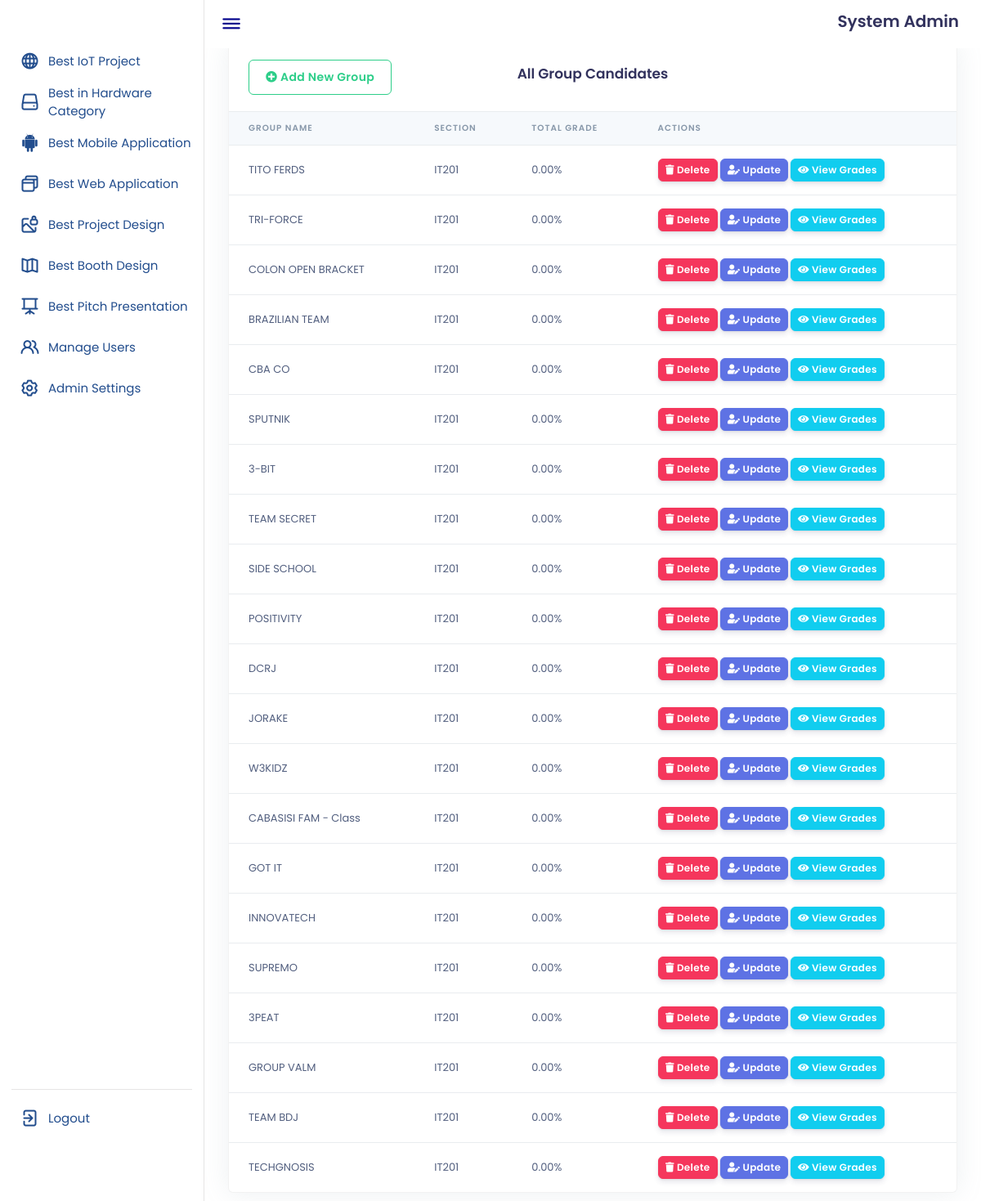
Screenshot of /admin.php (signed in) with the database file from the repository.
### tables this page shows
CREATE TABLE `user` (
  `id` int(11) NOT NULL,
  `username` varchar(20) NOT NULL,
  `firstname` varchar(20) NOT NULL,
  `lastname` varchar(20) NOT NULL,
  `password` varchar(11) NOT NULL,
  `type` varchar(11) NOT NULL
);

CREATE TABLE `groups` (
  `group_id` int(11) NOT NULL,
  `group_name` varchar(20) NOT NULL,
  `section` varchar(11) NOT NULL
);

### admin.php (the view, shortened to what this page needs)
<?php
$conn = OpenCon();
if(isset($_SESSION['username'])&& isset($_SESSION['password'])){
?>
<!DOCTYPE html>
<html lang="en">
<head>
    <link rel="stylesheet" href="css/admin.css">
    <link rel="stylesheet" href="https://unicons.iconscout.com/release/v4.0.0/css/line.css">
    <link href="assets/vendor/@fortawesome/fontawesome-free/css/all.min.css" rel="stylesheet">
    <link type="text/css" href="assets/css/argon.css?v=1.0.0" rel="stylesheet">
</head>
<body>
    <?php require('navbar.php');?>
    <section class="dashboard">
        <div class="top">
            <i class="uil uil-bars sidebar-toggle"></i>
            <div class="module__wrapper__form__content__title">
                                    <?php  $admin_id = $_SESSION['id'];
                                    $ret = "SELECT * FROM  user WHERE id = '$admin_id'";
                                    $stmt = $conn->prepare($ret);
                                    $stmt->execute();
                                    $res = $stmt->get_result();
                                    while ($aa = $res->fetch_object()) {
                                    ?>
                        <h2><?php echo $aa->firstname ?> <?php echo $aa->lastname ?></h2>
                        <?php } ?>
                    </div>
        </div>
        <div class = "margin">
        <div class="container-fluid mt--7">
            <div class="row mt-5">
                <div class="col-xl-12 mb-5 mb-xl-0">
                    <div class="card shadow">
                        <div class="card-header border-0">
                            <div class="row align-items-center">
                                    <div class="col">
                                    <a href = " " data-toggle="modal" data-target="#aModal" class="btn btn-outline-success ">
                                      <i class="fas fa-plus-circle"></i>
                                        Add New Group
                                    </a>
                                    </div>
                                    <div class = "col">
                                    <h3 style = "text-align:center;">All Group Candidates</h3>
                                    </div>
                                    <div class="col text-right">
                                    </div>
                            </div>
                        </div>
            <div class="table-responsive">
                            <table class="table align-items-center table-flush">
                                <thead class="thead-light">
                                    <tr>
                                        <th scope="col">Group Name</th>
                                        <th scope="col">Section</th>
                                        <th scope="col">Total Grade</th>
                                        <th scope="col">Actions</th>
                                    </tr>
                                </thead>
                                <tbody>
                                <?php $ret = "SELECT *
FROM groups
LEFT JOIN grades ON groups.group_id = grades.group_id
ORDER BY (
    SELECT AVG(total_grade)
    FROM grades
    WHERE groups.group_id = grades.group_id
) DESC;";
                                    $stmt = $conn->prepare($ret);
                                    $stmt->execute();
                                    $res = $stmt->get_result();
                                    while ($aa = $res->fetch_object()) {
                                      $sql = "SELECT AVG(grades.total_grade) AS average_value
                                      FROM groups
                                      INNER JOIN grades ON grades.group_id = groups.group_id
                                      WHERE groups.group_id = '$aa->group_id'";
                                      $result = mysqli_query($conn, $sql);
                                      $row = mysqli_fetch_assoc($result);
                                      if ($row) {
                                        $average_value = $row['average_value'];
                                    } else {
                                      $average_value = 0;
                                    }
                                    ?>
                                        <tr>
                                            <td><?php echo $aa->group_name ?></td>
                                            <td><?php echo $aa->section ?></td>
                                            <td><?php echo number_format($average_value,2) ?>%</td>
                                            <td>
                                            <a href="admin.php?delete=<?php echo $aa->group_id  ?>">
                                            <button class="btn btn-sm btn-danger">
                                                <i class="fas fa-trash"></i>
                                                Delete
                                            </button>
                                            </a>
                                            <a href="update_group.php?update=<?php echo $aa->group_id  ?>">
                                            <button class="btn btn-sm btn-primary">
                                                <i class="fas fa-user-edit"></i>
                                                Update
                                            </button>
                                            </a>
                                            <a href="grades.php?view=<?php echo $aa->group_id  ?>">
                                            <button class="btn btn-sm btn-info">
                                            <i class="fas fa-eye"></i>
                                            View Grades
                                            </button>
                                            </a>
                                        </td>
                                        </tr>
                                        <?php } ?>
                                </tbody>
                            </table>
            </div>
        </div>
        </div>
        </div>
        </div>
    </section>
</body>
</html>
<?php } ?>

### navbar.php
<nav>
        <div class="menu-items">
            <ul class="nav-links">
                <li><a href="admin.php">
                    <i class="uil uil-globe"></i>
                    <span class="link-name">Best IoT Project</span>
                </a></li>
                <li><a href="admin_rubrics2.php">
                    <i class="uil uil-hdd"></i>
                    <span class="link-name">Best in Hardware Category</span>
                </a></li>
                <li><a href="admin_rubrics3.php">
                    <i class="uil uil-android"></i>
                    <span class="link-name">Best Mobile Application</span>
                </a></li>
                <li><a href="admin_rubrics4.php">
                    <i class="uil uil-browser"></i>
                    <span class="link-name">Best Web Application</span>
                </a></li>
                <li><a href="admin_rubrics5.php">
                    <i class="uil uil-image-lock"></i>
                    <span class="link-name">Best Project Design</span>
                </a></li>
                <li><a href="admin_rubrics6.php">
                    <i class="uil uil-map"></i>
                    <span class="link-name">Best Booth Design</span>
                </a></li>
                <li><a href="admin_rubrics7.php">
                    <i class="uil uil-presentation"></i>
                    <span class="link-name">Best Pitch Presentation</span>
                </a></li>
                <li><a href="manage_users.php">
                    <i class="uil uil-users-alt"></i>
                    <span class="link-name">Manage Users</span>
                </a></li>
                <li><a href="settingsadmin.php">
                    <i class="uil uil-setting"></i>
                    <span class="link-name">Admin Settings</span>
                </a></li>
            </ul>
            <ul class="logout-mode">
                <li><a href="logout.php">
                    <i class="uil uil-signout"></i>
                    <span class="link-name">Logout</span>
                </a></li>
                <li class="mode">
                <div class="mode-toggle">
                </div>
            </li>
            </ul>
        </div>
    </nav>

### css/admin.css (style rules this page uses)
* { margin: 0; padding: 0; box-sizing: border-box; font-family: 'Poppins', sans-serif; }
:root { --primary-color: #224d8d; --panel-color: #FFF; --text-color: darkblue; --black-light-color: #224d8d; --border-color: #e6e5e5; --toggle-color: #fbfbfd; --box1-color: #3569b8; --box2-color: #ffecbf; --box3-color: #afafaf; --title-icon-color: #fff; --tran-05: all 0.5s ease; --tran-03: all 0.3s ease; --tran-03: all 0.2s ease; }
body { min-height: 100vh; background-color: var(--primary-color); }
nav { position: fixed; top: 0; left: 0; height: 100%; width: 250px; padding: 10px 14px; background-color: var(--panel-color); border-right: 1px solid var(--border-color); transition: var(--tran-05); }
nav .menu-items { margin-top: 40px; height: calc(100% - 90px); display: flex; flex-direction: column; justify-content: space-between; }
.menu-items li { list-style: none; }
.menu-items li a { display: flex; align-items: center; height: 50px; text-decoration: none; position: relative; }
.menu-items li a i { font-size: 24px; min-width: 45px; height: 100%; display: flex; align-items: center; justify-content: center; color: var(--black-light-color); }
.menu-items li a .link-name { font-size: 15px; font-weight: 400; color: var(--black-light-color); transition: var(--tran-05); }
.menu-items .logout-mode { padding-top: 10px; border-top: 1px solid var(--border-color); }
.menu-items .mode { display: flex; align-items: center; white-space: nowrap; }
.menu-items .mode-toggle { position: absolute; right: 14px; height: 50px; min-width: 45px; display: flex; align-items: center; justify-content: center; cursor: pointer; }
.dashboard { position: relative; left: 250px; background-color: var(--panel-color); min-height: 100vh; width: calc(100% - 250px); padding: 10px 14px; transition: var(--tran-05); }
.dashboard .top { position: fixed; top: 0; left: 250px; display: flex; width: calc(100% - 250px); justify-content: space-between; align-items: center; padding: 10px 27px 10px 20px; background-color: var(--panel-color); transition: var(--tran-05); z-index: 10; }
.dashboard .top .sidebar-toggle { font-size: 26px; color: var(--text-color); cursor: pointer; }
.margin { margin-top: 15%; }

### rows the page displays
user: firstname "System", lastname "Admin"
groups: group_name "TITO FERDS", section "IT201", average_value "0.00"
groups: group_name "TRI-FORCE", section "IT201", average_value "0.00"
groups: group_name "COLON OPEN BRACKET", section "IT201", average_value "0.00"
groups: group_name "BRAZILIAN TEAM", section "IT201", average_value "0.00"
groups: group_name "CBA CO", section "IT201", average_value "0.00"
groups: group_name "SPUTNIK", section "IT201", average_value "0.00"
groups: group_name "3-BIT", section "IT201", average_value "0.00"
groups: group_name "TEAM SECRET", section "IT201", average_value "0.00"
groups: group_name "SIDE SCHOOL", section "IT201", average_value "0.00"
groups: group_name "POSITIVITY", section "IT201", average_value "0.00"
groups: group_name "DCRJ", section "IT201", average_value "0.00"
groups: group_name "JORAKE", section "IT201", average_value "0.00"
groups: group_name "W3KIDZ", section "IT201", average_value "0.00"
groups: group_name "CABASISI FAM - Class", section "IT201", average_value "0.00"
groups: group_name "GOT IT", section "IT201", average_value "0.00"
groups: group_name "INNOVATECH", section "IT201", average_value "0.00"
groups: group_name "SUPREMO", section "IT201", average_value "0.00"
groups: group_name "3PEAT", section "IT201", average_value "0.00"
groups: group_name "GROUP VALM", section "IT201", average_value "0.00"
groups: group_name "TEAM BDJ", section "IT201", average_value "0.00"
groups: group_name "TECHGNOSIS", section "IT201", average_value "0.00"
